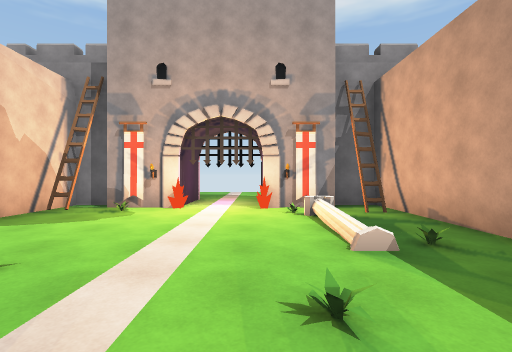
View 1 (above)

13 first-person views from a walk through a Unity game level. The camera is 1.4 m above the floor, looks level and sees 85° across. The floor is counted in squares, 2 m on a side. Each view is taken from the middle of a square. On the plan, view 1 faces up. The plan holds only what a view shows up to about 9 squares ahead; the rest is blank. The place goes on beyond the plan. Some animated figures are left out.

View 2
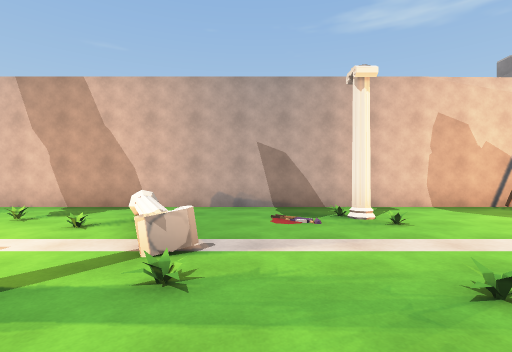

View 3
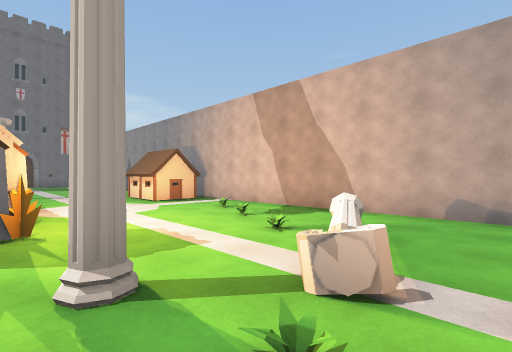

View 4
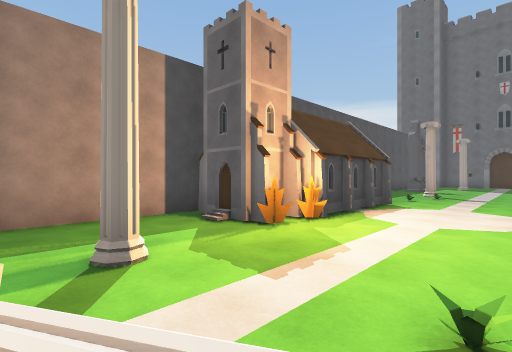

View 5
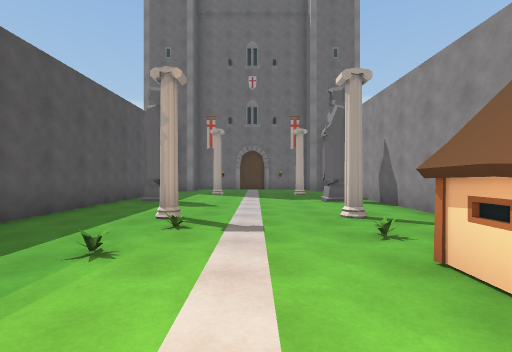

View 6
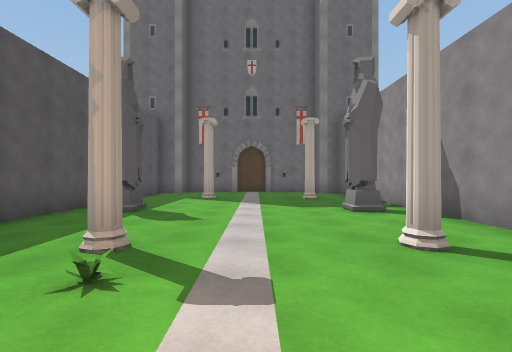

View 7
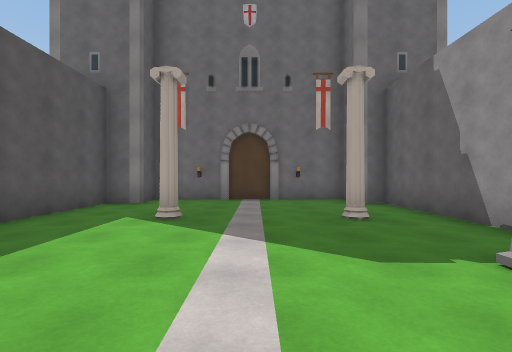

View 8
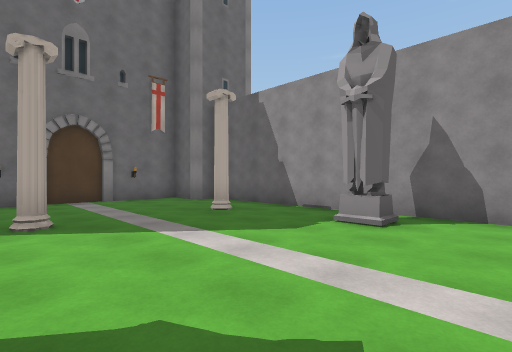

View 9
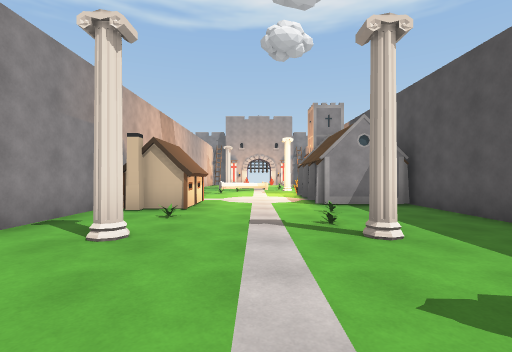

View 10
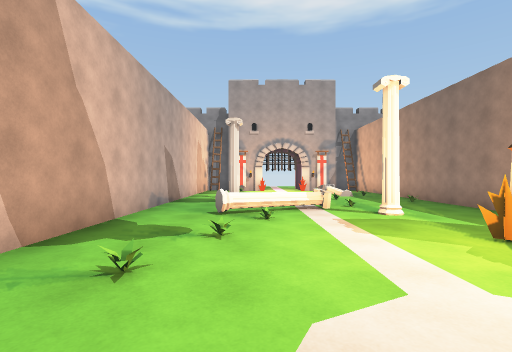

View 11
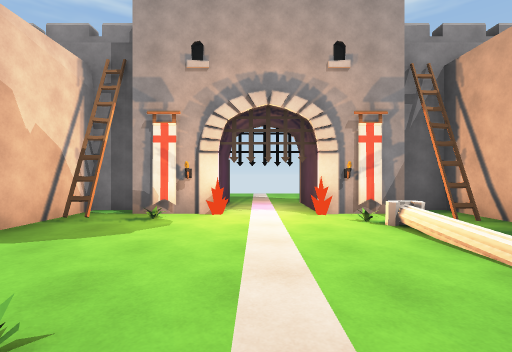

View 12
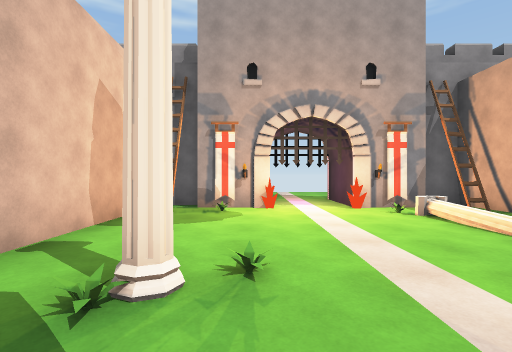

View 13
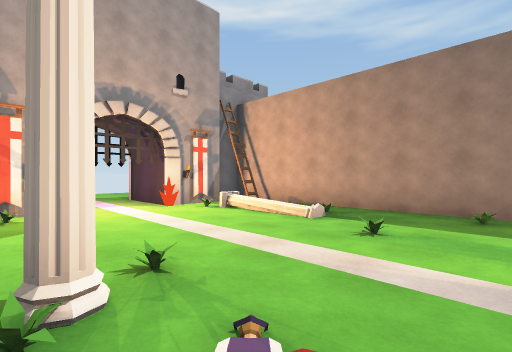

### Floor plan
Points are (right, up) in squares from view 1. A wall is a line through its corners. A room is listed if a view was taken in it or the views show most of it. See-through windows are left out.
Room 1 (views 1, 2, 3, 4, 5, 6, 7, 8, 9, 10, 11, 12, 13)
walls: (1.4, -3.9) (2.5, -3.9); (2.9, -8.2) (0.6, -8.2) (0.6, -5.4); (-4.3, -9.5) (-4.3, -20.2) (-3.6, -20.2) (-3.6, -21.3) (2, -21.3) (2, -20.2) (2.8, -20.2) (2.8, -7.9); (2.8, -4.2) (2.8, 6.7) (1.9, 6.7); (-3.4, 6.7) (-4.3, 6.7) (-4.3, -7.5)
ways out: opening at (-0.5, 7.5)
objects: house (-4, -9) to (-3, -8); ladder (-4, 6); pillar (-3, -18); statue (-3, -15); pillar (-3, -12); other object (-3, -5); other object (-3, 1); pillar (-3, 2); other object (-3, 5); flag (-3, 6); other object (-2, -10); other object (-2, -4); other object (-2, -2); other object (-2, 2); other object (-2, 6); other object (-1, -1); pillar (0, -18); pillar (0, -12); other object (0, -11); other object (0, -10); pillar (0, -2); other object (0, -1); other object (0, 1); other object (0, 6); other object (1, -5); other object (1, -4); other object (1, 5); flag (1, 6); statue (2, -15); other object (2, 1); other object (2, 3); ladder (2, 6)

Where each view was taken, in squares from view 1:
view 1: 0 up, 0 right, facing up
view 2: 0 up, 2 right, facing left
view 3: 0 up, 1 right, facing down-left
view 4: 1 down, 2 left, facing down-right
view 5: 7 down, 1 left, facing down
view 6: 9 down, 1 left, facing down
view 7: 13 down, 1 left, facing down
view 8: 13 down, 1 right, facing down-left
view 9: 15 down, 1 left, facing up
view 10: 7 down, 2 left, facing up
view 11: 1 up, 1 left, facing up
view 12: 0 up, 2 left, facing up
view 13: 0 up, 3 left, facing up-right
